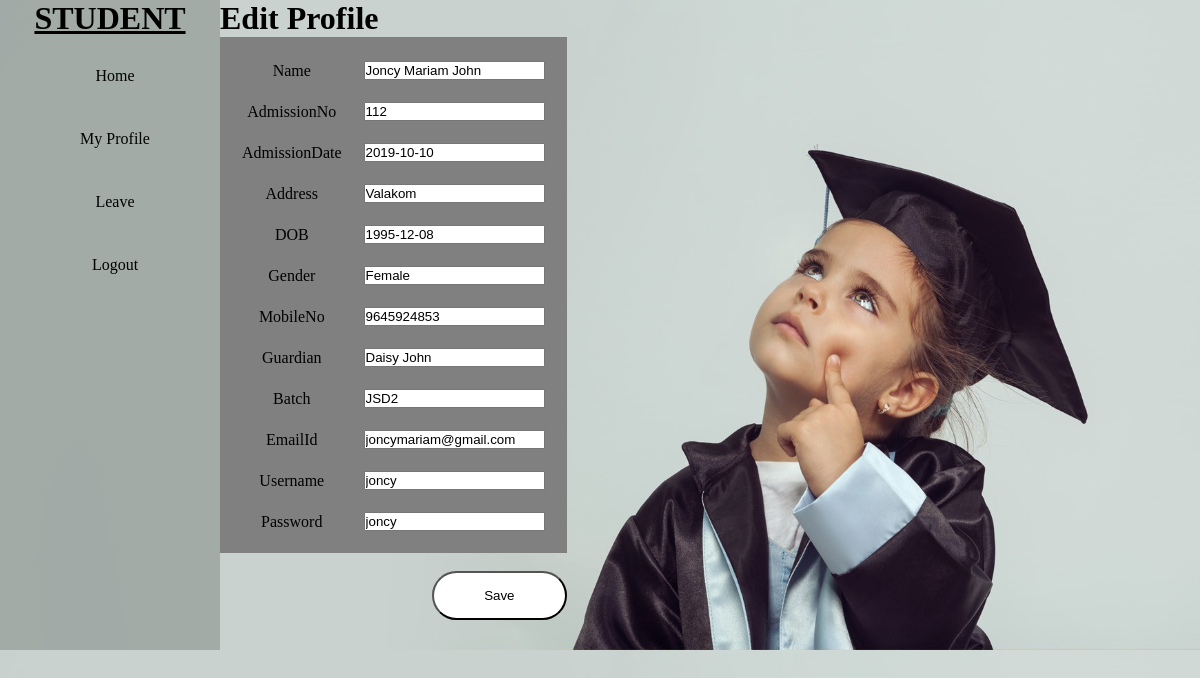
/stud_editprofile.php (signed in), run on the app's committed database.
### tables this page shows
CREATE TABLE `student` (
  `Sid` int(11) NOT NULL,
  `AdmissionNo` varchar(10) DEFAULT NULL,
  `AdmissionDate` date DEFAULT NULL,
  `Name` varchar(30) DEFAULT NULL,
  `Address` varchar(40) DEFAULT NULL,
  `Dob` date DEFAULT NULL,
  `Gender` varchar(10) DEFAULT NULL,
  `MobileNo` bigint(20) DEFAULT NULL,
  `Guardian` varchar(20) DEFAULT NULL,
  `Batch` varchar(10) DEFAULT NULL,
  `Emailid` varchar(30) DEFAULT NULL,
  `Username` varchar(20) NOT NULL,
  `Password` varchar(20) NOT NULL
);

### stud_editprofile.php (the view, shortened to what this page needs)
<!DOCTYPE html>
<html>
	<head>
		<link rel="stylesheet" href="css/style.css">
	</head>
	<body class="bi">
		<div class="display">
		<div class="navbar">
			<h1><u>STUDENT</u></h1>
			<ul>
				<li> <a href="studenthome.php">Home</a></li>
				<li> <a href="#">My Profile</a>
				</li>
				<li> <a href="#">Leave</a>
				</li>
				<li><a href="login.php">Logout</a></li>
			</ul>
		</div>
        <div>
            <h1>Edit Profile</h1>
            <form action="signup1.php" method="post">
				<?php
					require_once 'connection.php';
					$var=$_SESSION['Sid'];
					$sql="select * from student where Sid=$var";
			 		$result=mysqli_query($conn,$sql);
					while($row=mysqli_fetch_assoc($result))
					{
				?>
<table>
	<tr>
        <td>Name</td><td><input type="text" value="<?php echo $row['Name'];?>" name="name"></td>
    </tr>
    <tr>
        <td>AdmissionNo</td><td><input type="text" value="<?php echo $row['AdmissionNo'];?>" name="admno" readonly></td>
    </tr>
    <tr>
        <td>AdmissionDate</td><td><input type="text" value="<?php echo $row['AdmissionDate'];?>" name="admdate" readonly></td>
    </tr>
    <tr>
        <td>Address</td><td><input type="text" value="<?php echo $row['Address'];?>" name="address"></td>
    </tr>
    <tr>
        <td>DOB</td><td><input type="text" value="<?php echo $row['Dob'];?>" name="dob"></td>
    </tr>
    <tr>
        <td>Gender</td><td><input type="text" value="<?php echo $row['Gender'];?>" name="gender"></td>
    </tr>
    <tr>
        <td>MobileNo</td><td><input type="text" value="<?php echo $row['MobileNo'];?>" name="mobile"></td>
    </tr>
	<tr>
        <td>Guardian</td><td><input type="text" value="<?php echo $row['Guardian'];?>" name="guardian"></td>
    </tr>
    <tr>
        <td>Batch</td><td><input type="text" value="<?php echo $row['Batch'];?>" name="batch"></td>
    </tr>
	<tr>
        <td>EmailId</td><td><input type="text" value="<?php echo $row['Emailid'];?>" name="email"></td>
    </tr>
	<tr>
        <td>Username</td><td><input type="text" value="<?php echo $row['Username'];?>" name="username"></td>
    </tr>
	<tr>
        <td>Password</td><td><input type="text" value="<?php echo $row['Password'];?>" name="password"></td>
    </tr>
</table>
			<?php
					}
				?>
<br>
<input type="submit" value="Save" name="editstu" class="button"><br><br>
</form>
        </div>
	</div>
	</body>
</html>

### css/style.css (style rules this page uses)
* { margin:0px; padding:0px; box-sizing:border-box; }
.bi { background-image:url("../img/2.jpeg"); background-size:cover; }
.navbar { text-align:center; background-color:rgba(38, 39, 35, 0.233); width:220px; height:650px; }
.navbar ul { list-style:none; display:block; }
.navbar ul li { text-align:center; width:200px; padding:15px; margin:15px; border-radius: 10px; }
.navbar ul li a { text-decoration:none; color:black; }
.button { float:right; padding:15px 50px; background-color:white; border-radius:30px; }
.display { display: inline-flex; }

### stud_editprofile.php (style rules this page uses)
table,th,td { background-color:grey;text-align:center;padding:10px; }

### data on the page
student: name "Joncy Mariam John", admno "112", admdate "2019-10-10", address "Valakom", dob "1995-12-08", gender "Female", mobile "9645924853", guardian "Daisy John", batch "JSD2", email "joncymariam@gmail.com", username "joncy", password "joncy"
